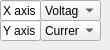
   <widget class="QWidget" name="tab_2">
    <attribute name="title">
     <string>Raw data</string>
    </attribute>
    <widget class="QLineEdit" name="lineEdit_7">
     <property name="geometry">
      <rect>
       <x>0</x>
       <y>0</y>
       <width>41</width>
       <height>21</height>
      </rect>
     </property>
     <property name="text">
      <string>X axis</string>
     </property>
     <property name="readOnly">
      <bool>true</bool>
     </property>
    </widget>
    <widget class="QLineEdit" name="lineEdit_8">
     <property name="geometry">
      <rect>
       <x>0</x>
       <y>20</y>
       <width>41</width>
       <height>21</height>
      </rect>
     </property>
     <property name="text">
      <string>Y axis</string>
     </property>
     <property name="readOnly">
      <bool>true</bool>
     </property>
    </widget>
    <widget class="QComboBox" name="cbRawXAxis">
     <property name="geometry">
      <rect>
       <x>40</x>
       <y>0</y>
       <width>61</width>
       <height>21</height>
      </rect>
     </property>
     <property name="currentIndex">
      <number>1</number>
     </property>
     <item>
      <property name="text">
       <string>Time</string>
      </property>
     </item>
     <item>
      <property name="text">
       <string>Voltage</string>
      </property>
     </item>
     <item>
      <property name="text">
       <string>Current</string>
      </property>
     </item>
     <item>
      <property name="text">
       <string>Vsource</string>
      </property>
     </item>
    </widget>
    <widget class="QComboBox" name="cbRawYAxis">
     <property name="geometry">
      <rect>
       <x>40</x>
       <y>20</y>
       <width>61</width>
       <height>21</height>
      </rect>
     </property>
     <property name="currentIndex">
      <number>2</number>
     </property>
     <item>
      <property name="text">
       <string>Time</string>
      </property>
     </item>
     <item>
      <property name="text">
       <string>Voltage</string>
      </property>
     </item>
     <item>
      <property name="text">
       <string>Current</string>
      </property>
     </item>
     <item>
      <property name="text">
       <string>Vsource</string>
      </property>
     </item>
    </widget>
   </widget>
